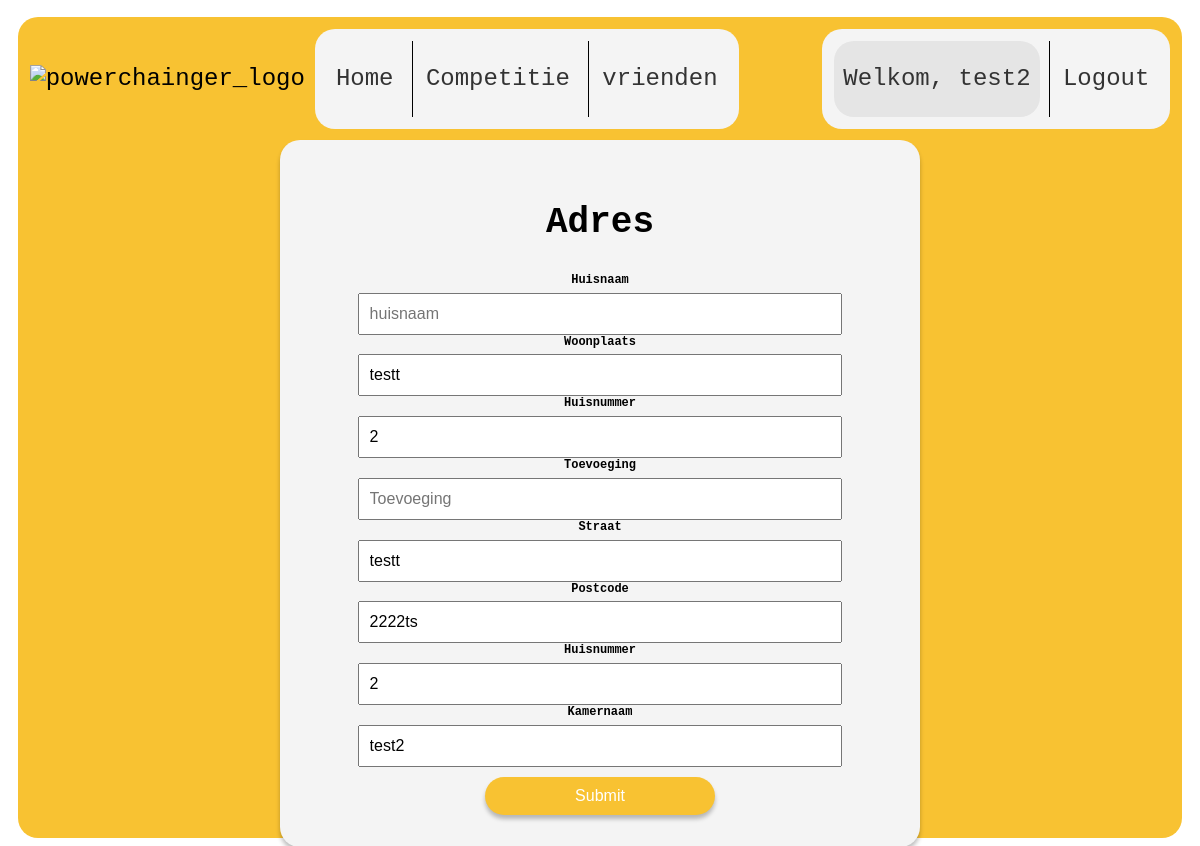
Page /huisconfig (signed in) on the committed database.
### app/models.py (models this page shows, shortened)
class User(db.Model, UserMixin):
    __tablename__ = 'user'
    id = db.Column(db.Integer(), primary_key=True)
    email = db.Column(db.String(64), unique=True, nullable=False, index=True)
    username = db.Column(db.String(32), unique=True, nullable=False, index=True)
    password_hash = db.Column(db.String(120), nullable=False)
    def __repr__(self):
        return f"Welkom, {self.username}"

class Huis(db.Model):
    __tablename__ ='huis'
    huisID = db.Column(db.Integer(), primary_key=True, autoincrement=True)
    userID = db.Column(db.String(100), nullable=False)
    huisnaam = db.Column(db.String(40), nullable=True)
    woonplaats = db.Column(db.String(40), nullable=False)
    huisnummer = db.Column(db.Integer(), nullable=False)
    toevoeging = db.Column(db.String(6), nullable=True)
    straat = db.Column(db.String(40), nullable=False)
    postcode = db.Column(db.String(6), nullable=False)

class Kamer(db.Model):
    kamerID = db.Column(db.Integer, primary_key=True, autoincrement=True)
    kamernaam = db.Column(db.Text, nullable=True)
    huisnummer = db.Column(db.Integer, nullable=False)
    userID = db.Column(db.Integer)

### app/views.py (the view, shortened to what this page needs)
@app.route('/huisconfig', methods=['GET', 'POST'])
@login_required
def huisconfig():
    user = current_user  # Assuming you have a way to access the current user
    huis_data = Huis.query.filter_by(userID=user.id).first()
    kamer_data = Kamer.query.filter_by(userID=user.id).first()
    form = HuisForm(obj=huis_data)
    kamer_form = KamerForm(obj=kamer_data)
    return render_template('public/huisconfig.html', form=form, kamer_form=kamer_form, name=current_user)

### app/forms.py (shortened to what this page needs)
class HuisForm(FlaskForm):
    huisnaam = StringField('Huisnaam')
    woonplaats = StringField('Woonplaats', validators=[DataRequired()])
    huisnummer = StringField('Huisnummer', validators=[DataRequired()])
    toevoeging = StringField('Toevoeging')
    straat = StringField('Straat', validators=[DataRequired()])
    postcode = StringField('Postcode', validators=[DataRequired(), Regexp('^\d{4}[A-Za-z]{2}$', message='Ongeldige postcode!')])
    submit = SubmitField('Registeren!')

class KamerForm(FlaskForm):
    huisnummer = StringField('Huisnummer', validators=[DataRequired()])
    toevoeging = StringField('Toevoeging')
    kamernaam = StringField('Kamernaam', validators=[DataRequired()])
    submit = SubmitField('Registeren!')

### app/models.py (called while the page is built)
@login_manager.user_loader
def load_user(user_id):
    return User.query.get(user_id)

### app/templates/public/huisconfig.html (shortened to what this page needs)
{%extends "public/templates/iot_template.html"%}
{% block main %}
<div class="formy-container">
<form class="formy" id="form" method="POST" action="/huisconfig">
    <h2>Adres</h2>
    <div class="form-text">
        {{ form.huisnaam.label(class="form-label") }}
        {{ form.huisnaam(class="form-control", placeholder="huisnaam", value=form.huisnaam.data if form.huisnaam.data is not none else '') }}
    </div>
    <div class="form-text">
        {{ form.woonplaats.label(class="form-label") }}
        {{ form.woonplaats(class="form-control", placeholder="Woonplaats", value=form.woonplaats.data if form.woonplaats.data is not none else '') }}
    </div>
    <div class="form-text">
        {{ form.huisnummer.label(class="form-label") }}
        {{ form.huisnummer(class="form-control", placeholder="Huisnummer", value=form.huisnummer.data if form.huisnummer.data is not none else '') }}
    </div>
    <div class="form-text">
        {{ form.toevoeging.label(class="form-label") }}
        {{ form.toevoeging(class="form-control", placeholder="Toevoeging", value=form.toevoeging.data if form.toevoeging.data is not none else '') }}
    </div>
    <div class="form-text">
        {{ form.straat.label(class="form-label") }}
        {{ form.straat(class="form-control", placeholder="Straat", value=form.straat.data if form.straat.data is not none else '') }}
    </div>
    <div class="form-text">
        {{ form.postcode.label(class="form-label") }}
        {{ form.postcode(class="form-control", placeholder="Postcode", value=form.postcode.data if form.postcode.data is not none else '') }}
    </div>
    <div class="form-text">
        {{ kamer_form.huisnummer.label(class="form-label") }}
        {% set huisnummer_value =  kamer_form.huisnummer.data if kamer_form.huisnummer.data is not none else '' %}
        {{ kamer_form.huisnummer(class="form-control", placeholder="huisnummer", value=huisnummer_value) }}
    </div>
    <div class="form-text">
        {{ kamer_form.kamernaam.label(class="form-label") }}
        {% set kamernaam_value =  kamer_form.kamernaam.data if kamer_form.kamernaam.data is not none else '' %}
        {{ kamer_form.kamernaam(class="form-control", placeholder="kamernaam", value=kamernaam_value) }}
    </div>
    <input type="submit" value="Submit">
</form>
</div>
</body>
{% endblock %}

### app/templates/public/templates/iot_template.html (shortened to what this page needs)
<!DOCTYPE html>
<html lang="nl">
  <head>
    <link type="text/css" href="{{url_for('static',filename='css/stylesheettest.css')}}" rel="stylesheet">
    <link type="text/css" href="{{url_for('static',filename='css/test.css')}}" rel="stylesheet">
  </head>
<body>
  <div class="outline_geel_achtergrond">
    <nav class="navbar">
      <div class="logo_site">
        <img class="powerchainger_logo" alt="powerchainger_logo"
          src="https://www.powerchainger.nl/wp-content/uploads/powerchainger-logo.svg">
      </div>
      <div class="navlinks">
        <a class="losse_navbutton {% if request.path == url_for('home') %}active{% endif %}" aria-current="page"
          href="{{ url_for('home') }}">Home</a>
        <a class="losse_navbutton {% if request.path == url_for('competitie') %}active{% endif %}" aria-current="page"
          href="{{ url_for('competitie') }}">Competitie</a>
          <a class="losse_navbutton {% if request.path == url_for('vrienden') %}active{% endif %}" aria-current="page"
          href="{{ url_for('vrienden') }}">vrienden</a>
      </div>
      <div class="navrechts">
        {% if current_user.is_authenticated %}
        <a class="losse_navbutton {% if request.path == url_for('huisconfig') %}active{% endif %}" aria-current="page"
        href="{{ url_for('huisconfig') }}">{{ name }}</a>
        <a class="losse_navbutton {% if request.path == url_for('logout') %}active{% endif %}" aria-current="page"
        href="{{ url_for('logout') }}">Logout</a>
        {% else %}
        <a class="losse_navbutton {% if request.path == url_for('login') %}active{% endif %}" aria-current="page"
        href="{{ url_for('login') }}">Login</a>
        <a class="losse_navbutton {% if request.path == url_for('register') %}active{% endif %}" aria-current="page"
        href="{{ url_for('register') }}">Registreren</a>
      {% endif %}
      </div>
    </nav>
    {%block main%}  {%endblock%}
</body>
</html>

### app/static/css/stylesheettest.css (style rules this page uses)
body { font-size: 14px; }
input[type=submit] { position: relative; width: 40%; background: #00D084; box-shadow: 0px 4px 4px rgba(0, 0, 0, 0.25); border-radius: 20px; }
.formy { max-width: 25em; margin: 0 auto; text-align: center; padding: 2%; }
.formy-container { max-width: 25em; margin: 0 auto; align-items: center; background-color: #f4f4f4; box-shadow: 0px 4px 4px rgba(0, 0, 0, 0.25); border-radius: 20px; padding: 20px; height: auto; }
.form-text { font-size: 1vmax; }
label { display: block; margin-bottom: 1%; font-weight: bold; padding: 1; }
input { width: 80%; margin: 0 auto; padding: 10px; font-size: 16px; }
input[type="submit"] { background-color: #F8C232; color: white; border: none; cursor: pointer; display: block; margin: 0 auto; margin: auto; margin-top: 10px; }

### app/static/css/test.css (style rules this page uses)
.outline_geel_achtergrond { position: absolute; width: 97%; height: 97%; left: 1.5%; top: 2%; right: 2%; bottom: 2%; background: #F8C232; border-radius: 20px; font-family: monospace; font-weight: 00; font-size: 24px; }
.navbar { margin: 1%; display: flex; align-items: center; overflow: hidden; }
.powerchainger_logo { width: 150px; height: auto; margin-right: 10px; }
.navlinks { display: inline-block; padding: 12px; text-decoration: none; font-size: 24px; line-height: 40px; background: #F4F4F4; border-radius: 20px; }
.navrechts { display: inline-block; padding: 12px; text-decoration: none; font-size: 24px; line-height: 40px; background: #F4F4F4; border-radius: 20px; margin-left: auto; }
.navrechts a.active { background: #E5E5E5; padding-top: 18px; padding-bottom: 18px; border-radius: 20px; }
.losse_navbutton { color: #333333; display: inline-block; border-radius: 20px; padding-top: 18px; padding-bottom: 18px; text-decoration: none; padding-left: 9px; padding-right: 9px; position: relative; }
.losse_navbutton:not(:first-child)::before { content: ""; position: absolute; top: 0; bottom: 0; width: 1px; background-color: #000; }
.losse_navbutton::before { left: -5px; }
.losse_navbutton:last-child::before { width: 0.5px; }

### rows in the picture
User: username "Welkom, test2"
Huis: woonplaats "testt", huisnummer "2", straat "testt", postcode "2222ts"
Kamer: huisnummer "2", kamernaam "test2"

### other values in the picture
{{ kamer_form.huisnummer.label(class="form-label") }} "Huisnummer"
{{ kamer_form.kamernaam.label(class="form-label") }} "Kamernaam"
